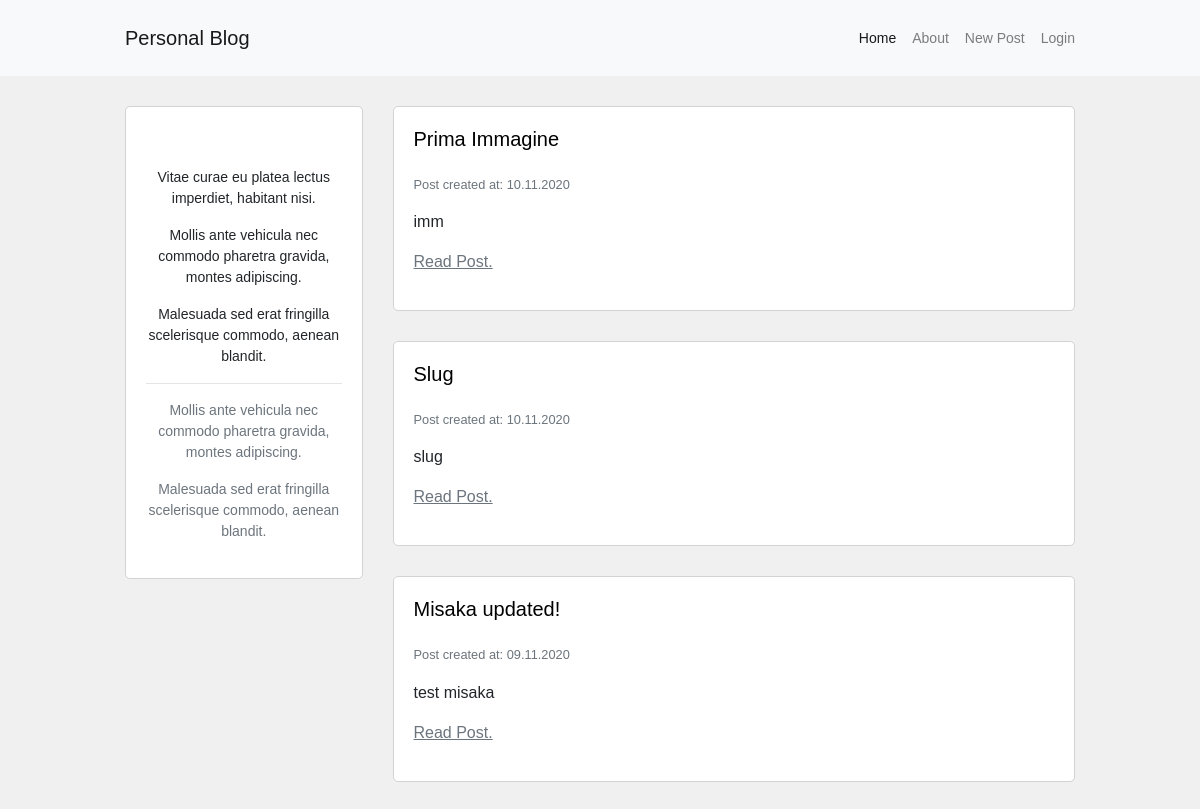
Before: / (upper part) with the older database file.
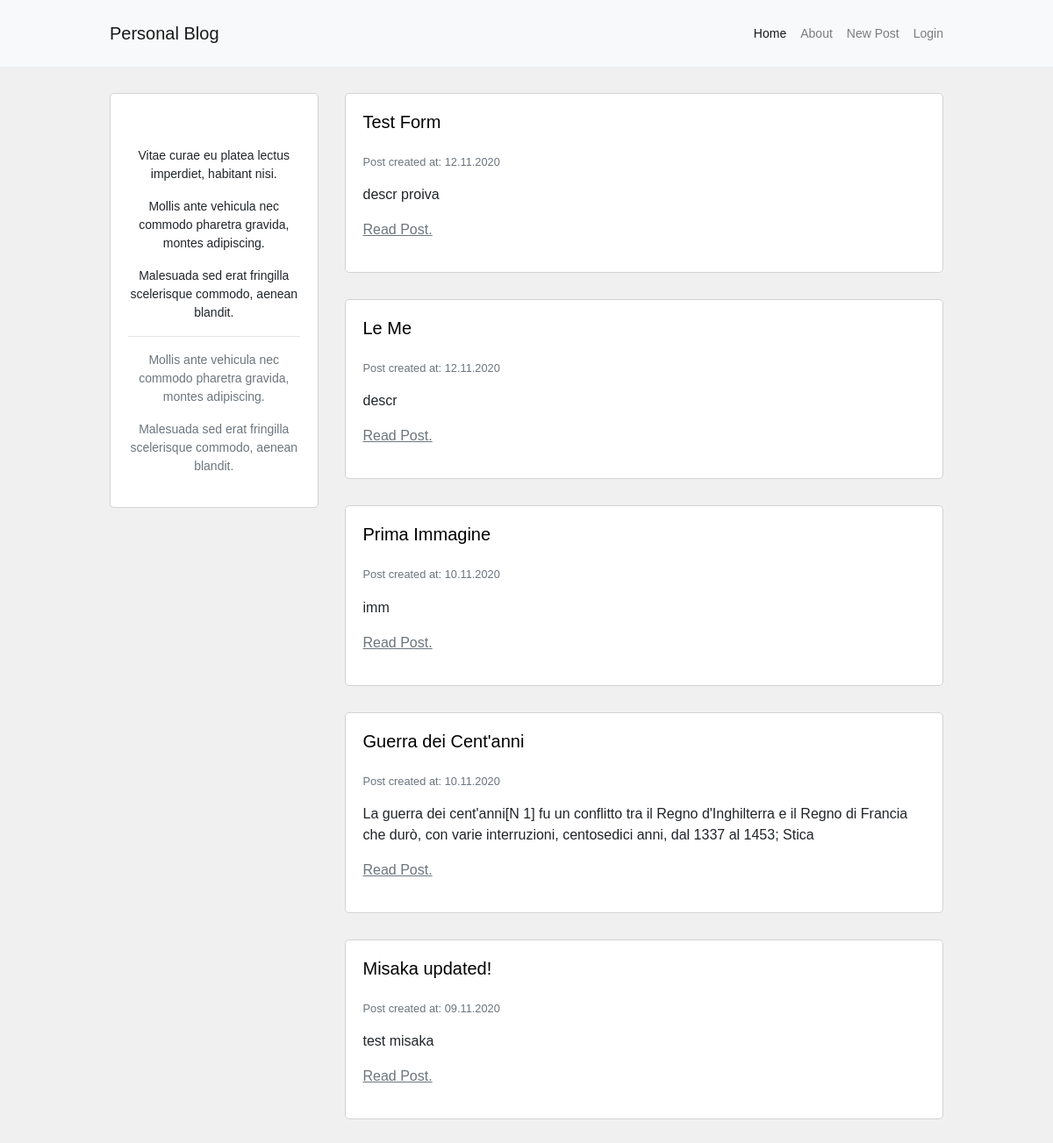
After: the same page with the newer database file.
### blog/models.py (models this page shows, shortened)
class Post(db.Model):
    id = db.Column(db.Integer, primary_key=True)
    user_id = db.Column(db.Integer, db.ForeignKey('user.id'), nullable=False)
    insert_time = db.Column(db.DateTime, default=datetime.now)
    title = db.Column(db.String(120), nullable=False)
    description = db.Column(db.String(240))
    body = db.Column(db.Text(), nullable=False)
    slug = db.Column(db.String(250))
    image = db.Column(db.String(120))

### blog/routes.py (the view)
@app.route("/")
def homepage():
    posts = Post.query.order_by(Post.insert_time.desc()).all()
    return render_template("homepage.html", posts=posts)

### blog/templates/homepage.html (shortened to what this page needs)
{% extends 'base.html' %}
{% block content %}
<div class="container content-container">
    <div class="row no-gutters">
        <div class="col-md-9 order-md-2">
            {% for post in posts %}
            <div class="single-post-home">
                <h5>
                    <a href="{{ url_for('post_detail', post_slug=post.slug) }}">
                        <p class="hover-underline-animation">{{ post.title }}</p>
                    </a>
                </h5>
                <p class="p-small-two text-muted">
                    Post created at: {{ post.insert_time.strftime('%d.%m.%Y') }}
                </p>
                {% if post.description %}
                <p class="p-small-one text-muted mb-0">
                    {{ post.description|markdown }} <a class="read-more" href="{{ url_for('post_detail', post_slug=post.slug) }}">Read Post.</a>
                </p>
                {% endif %}
            </div>
            {% endfor %}
        </div>
        <div class="col-md-3 order-md-1">
            {% include 'about_me_snippet.html' %}
        </div>
    </div>
</div>
{% endblock %}

### blog/templates/base.html (shortened to what this page needs)
<!DOCTYPE html>
<html lang="en">
<head>
    <link rel="stylesheet" href="https://cdn.jsdelivr.net/npm/bootstrap@4.5.3/dist/css/bootstrap.min.css">
    <link rel="stylesheet" href="{{ url_for('static', filename='blog.css') }}">
</head>
<body>
    <nav class="navbar navbar-expand-lg navbar-light bg-light">
        <div class="container navbar-container">
            <a class="navbar-brand" href="{{ url_for('homepage') }}">Personal Blog</a>
            <div class="collapse navbar-collapse" id="navbarSupportedContent">
                <ul class="navbar-nav ml-auto">
                <li class="nav-item">
                    <a class="nav-link {% if request.path == '/' %}active{% endif %}" href="{{ url_for('homepage') }}">Home <span class="sr-only">(current)</span></a>
                </li>
                <li class="nav-item">
                    <a class="nav-link {% if request.path == '/about' %}active{% endif %}" href="{{ url_for('about') }}">About</a>
                </li>
                <li class="nav-item">
                    <a class="nav-link {% if request.path == '/create-post' %}active{% endif %}" href="{{ url_for('post_create') }}">New Post</a>
                </li>
                {% if current_user.is_authenticated %}
                <li class="nav-item">
                    <a class="nav-link" href="{{ url_for('logout') }}">Logout</a>
                </li>
                {% else %}
                <li class="nav-item">
                    <a class="nav-link" href="{{ url_for('login') }}">Login</a>
                </li>
                {% endif %}
                </ul>
            </div>
        </div>
    </nav>
    {% block content %}
    {% endblock %}
</body>
</html>

### blog/templates/about_me_snippet.html (shortened to what this page needs)
<div class="about-snippet-block text-center">
    <div class="mt-3">
        <p class="p-small-one">Vitae curae eu platea lectus imperdiet, habitant nisi.</p>
        <p class="p-small-one">Mollis ante vehicula nec commodo pharetra gravida, montes adipiscing.</p>
        <p class="p-small-one">Malesuada sed erat fringilla scelerisque commodo, aenean blandit.</p>
        <hr>
        <p class="p-small-one text-muted">Mollis ante vehicula nec commodo pharetra gravida, montes adipiscing.</p>
        <p class="p-small-one text-muted">Malesuada sed erat fringilla scelerisque commodo, aenean blandit.</p>
    </div>
</div>

### blog/static/blog.css (style rules this page uses)
html, body { font-family: 'Montserrat', sans-serif; background-color: #f0f0f0; }
.navbar-container { max-width: 950px; font-size: 0.875rem; padding: 10px 0px 10px 0px; }
.content-container { max-width: 950px; margin-top: 30px; margin-bottom: 30px; padding: 0px; }
.about-snippet-block { background-color: #fff; border: 1px solid #d3d3d3; border-radius: 5px; padding: 20px; }
.single-post-home { background-color: #fff; border: 1px solid #d3d3d3; border-radius: 5px; padding: 20px; margin-bottom: 30px; }
.p-small-one { font-size: 0.875rem; }
.p-small-two { font-size: 0.800rem; }
.hover-underline-animation { display: inline-block; position: relative; color: #000; }
.hover-underline-animation:after { content: ''; position: absolute; width: 100%; transform: scaleX(0); height: 2px; bottom: 0; left: 0; background-color: #000; transform-origin: bottom right; transition: transform 0.25s ease-out; }
@media (min-width: 768px) { .single-post-home { margin-left: 30px; } }
@media (min-width: 768px) { .nav-link { padding-right: 0px !important; padding-left: 1rem !important; } }
.read-more { color: #6c757d; text-decoration: underline; }

Changed rows visible on the page:
added Post: title "Test Form", insert_time "12.11.2020", description "descr proiva"
added Post: title "Le Me", insert_time "12.11.2020", description "descr"
changed Post: title "Slug" → "Guerra dei Cent'anni"; description "slug" → "La guerra dei cent'anni[N 1] fu un conflitto tra il Regno d'Inghilterra e il Regno di Francia che durò, con varie interruzioni, centosedici anni, dal 1337 al 1453; Stica"
